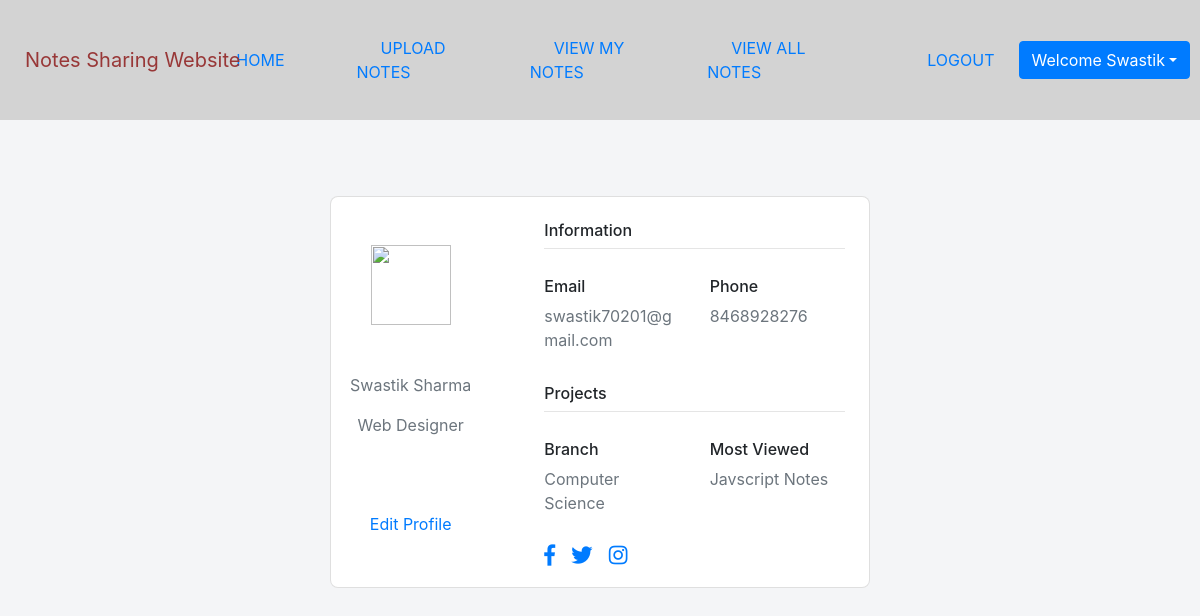
The app's page /profile (signed in) with its own data.
### notes/models.py (models this page shows, shortened)
class Signup(models.Model):
    user = models.ForeignKey(User, on_delete=models.CASCADE)
    contact = models.CharField(max_length=10,null=True)
    branch = models.CharField(max_length=30)
    role = models.CharField(max_length=15)

### notes/views.py (the view)
# urls.py: path('profile',profile,name='profile'),
def profile(request):
    if not request.user.is_authenticated:
        return redirect('login')
    user = User.objects.get(id=request.user.id)
    data = Signup.objects.get(user = user)
    d = {'data':data,'user':user}
    return render(request,'profile.html',d)

### notes/templates/profile.html (shortened to what this page needs)
{% extends 'usernavigation.html' %}
{% load static %}
{% block body %}
<section class="vh-100 vw-100" style="background-color: #f4f5f7;">
    <div class="container py-5 h-100">
      <div class="row d-flex justify-content-center align-items-center h-100">
        <div class="col col-lg-6 mb-4 mb-lg-0">
          <div class="card mb-3" style="border-radius: .5rem;">
            <div class="row g-0">
              <div class="col-md-4 gradient-custom text-center text-white"
                style="border-top-left-radius: .5rem; border-bottom-left-radius: .5rem;">
                <img src="https://mdbcdn.b-cdn.net/img/Photos/new-templates/bootstrap-chat/ava1-bg.webp"
                  alt="Avatar" class="img-fluid my-5" style="width: 80px;" />
                <p class="text-muted"> {{data.user.first_name}} {{data.user.last_name}}</p>
                <p p class="text-muted">Web Designer</p>
                <a href="{% url 'edit_profile' %}" class="btn btn-link mt-5">Edit Profile</a>
              </div>
              <div class="col-md-8">
                <div class="card-body p-4">
                  <h6>Information</h6>
                  <hr class="mt-0 mb-4">
                  <div class="row pt-1">
                    <div class="col-6 mb-3">
                      <h6>Email</h6>
                      <p class="text-muted">{{data.user.username}}</p>
                    </div>
                    <div class="col-6 mb-3">
                      <h6>Phone</h6>
                      <p class="text-muted"> {{data.contact}}</p>
                    </div>
                  </div>
                  <h6>Projects</h6>
                  <hr class="mt-0 mb-4">
                  <div class="row pt-1">
                    <div class="col-6 mb-3">
                      <h6>Branch</h6>
                      <p class="text-muted"> {{data.branch}}</p>
                    </div>
                    <div class="col-6 mb-3">
                      <h6>Most Viewed</h6>
                      <p class="text-muted">Javscript Notes</p>
                    </div>
                  </div>
                  <div class="d-flex justify-content-start">
                    <a href="#!"><i class="fab fa-facebook-f fa-lg me-3"></i></a>
                    <a href="#!"><i class="fab fa-twitter fa-lg me-3 pl-3"></i></a>
                    <a href="#!"><i class="fab fa-instagram fa-lg pl-3"></i></a>
                  </div>
                </div>
              </div>
            </div>
          </div>
        </div>
      </div>
    </div>
  </section>
{% endblock %}

### notes/templates/usernavigation.html (shortened to what this page needs)
<html lang="en">
<head>
    {% load static %}
    <link rel="stylesheet" href="https://maxcdn.bootstrapcdn.com/bootstrap/4.3.1/css/bootstrap.min.css">
    <link rel="stylesheet" href="https://use.fontawesome.com/releases/v5.6.3/css/all.css">
    <link rel="stylesheet" href="{% static 'css/mystyle.css' %}">
</head>
<body>
    <div class="fluids">
        <div class="rows"  style="background-color: lightgrey; padding: 10px;">
            <div class="col-1">
                <a class="navbar-brand" href="{% url 'profile' %}">Notes Sharing Website</a>
            </div>
            <div class="mylist" >
                <ul class="nv">
                  <li class="btn-link nvi">
                    <a class="btn-link" href="{% url 'profile' %}">HOME</a>
                </li>
                <li class="btn-link nvi">
                  <a class="btn-link" href="{% url 'upload_notes' %}">UPLOAD NOTES</a>
                </li>
                <li class="btn-link nvi">
                  <a class="btn-link" href="{% url 'view_mynotes' %}">VIEW MY NOTES</a>
                </li>
                <li class="btn-link nvi">
                  <a class="btn-link" href="{% url 'viewallnotes' %}">VIEW ALL NOTES</a>
                </li>
                </ul>
            </div>
            <div class="nv">
            <li class="navbar-item">
              <a class="btn-link" href="{% url 'logout' %}">LOGOUT</a>
            </li>
            <div class="btn-group">
              <button type="button" class="btn btn-primary dropdown-toggle" data-toggle="dropdown">Welcome {{request.user.first_name}}</button>
          </div>
        </div>
        </div>
    </div>
</body>
</html>
{% block body %}
{% endblock %}

### notes/templates/usernavigation.html (style rules this page uses)
.nv { margin-left: 40px; }
.btn-link { padding: 10px 24px; }
.fluids { position: fixed; top: 0; bottom: 0; right: 0; left: 0; box-shadow:0px 0px 8px 0px rgba(98, 127, 172, 0.20); }
.navbar-brand { color: #983737; }
.mylist { margin-top: 16px; }
.rows { display: flex; align-items: center; justify-content: space-between; }
.nv { display: flex; align-items: center; flex-direction: row; justify-content: space-between; list-style-type: none }

### records on screen
Signup: user.first_name "Swastik", user.last_name "Sharma", user.username "swastik70201@gmail.com", contact "8468928276", branch "Computer Science"

### other values on screen
{{ request.user.first_name }} "Swastik"
